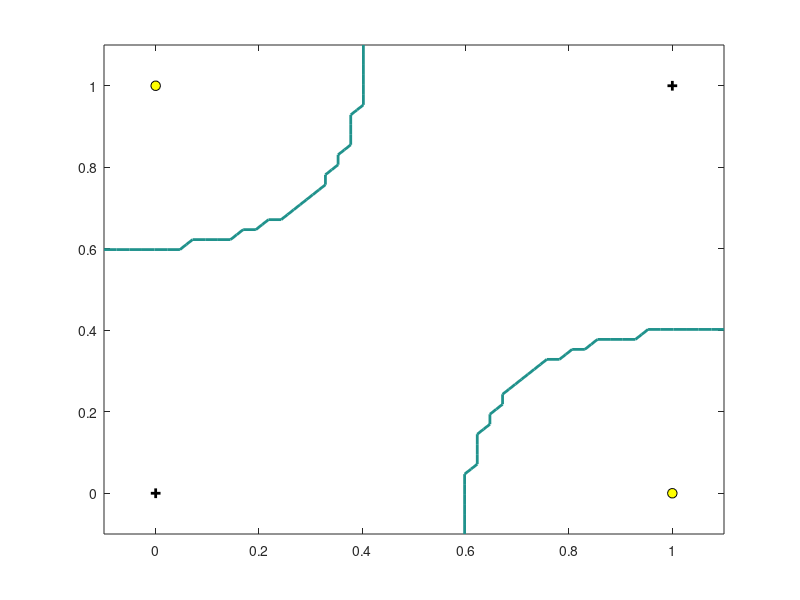

Write the MATLAB code that produced this figure.

RBF_kernel = @(lambda) @(x1, x2) exp(-lambda*norm(x1-x2)^2);

function model = supvec_train(trainingDataTrue, trainingDataFalse, K = @(x1, x2) x1'*x2, softness = Inf)
	K = @(x1, x2) K(x1', x2');
	X = [trainingDataTrue ; trainingDataFalse];
	y = [ones(size(trainingDataTrue)(1), 1) ; -ones(size(trainingDataFalse)(1), 1)];
	N = size(y)(1);
	H = zeros(N, N);
	for i = 1:N
		for j = 1:N
			H(i, j) = y(i)*y(j)*K(X(i, [1, end]), X(j, [1, end]));
		endfor
	endfor
	alphas = qp([], H,-ones(N, 1),y',0,zeros(N, 1),softness*ones(N, 1));
	M = 0;
	supx = [];
	supy = [];
	c = [];
	b = 0;
	for i = 1:N
		if(alphas(i) != 0)
			M = M+1;
			supx = [supx ; X(i, [1, end])];
			supy = [supy ; y(i)];
			c = [c ; alphas(i)*supy(M)];
			b = b + alphas(i)*supy(M)*K(supx(M, [1, end]), supx(1, [1, end]));
		endif
	endfor
	b = supy(1)-b;
	d = [];
	for i = 1:M
		d(i) = i;
	endfor
	model = @(x) sign(arrayfun(@(i) K(supx(i, [1, end]), x), d)*c+b);
endfunction

X1 = [0 0; 1 1];
X2 = [1 0; 0 1];

model = supvec_train(X1, X2, RBF_kernel(1), 2);
%model = supvec_train(X1, X2)

f = @(x,y) model([x,y]);

u = linspace(-0.1, 1.1, 50);
v = linspace(-0.1, 1.1, 50);

z = zeros(length(u), length(v));

for i = 1:length(u)
	for j = 1:length(v)
		z(i,j) = f(u(i), v(j));
	end
end
z = z';

plot(X1(:, 1), X1(:, 2), 'k+','LineWidth', 2, ...
	'MarkerSize', 7);
hold on
plot(X2(:, 1), X2(:, 2), 'ko', 'MarkerFaceColor', 'y', ...
	'MarkerSize', 7);
hold on
contour(u, v, z, [0, 0], 'LineWidth', 2)

